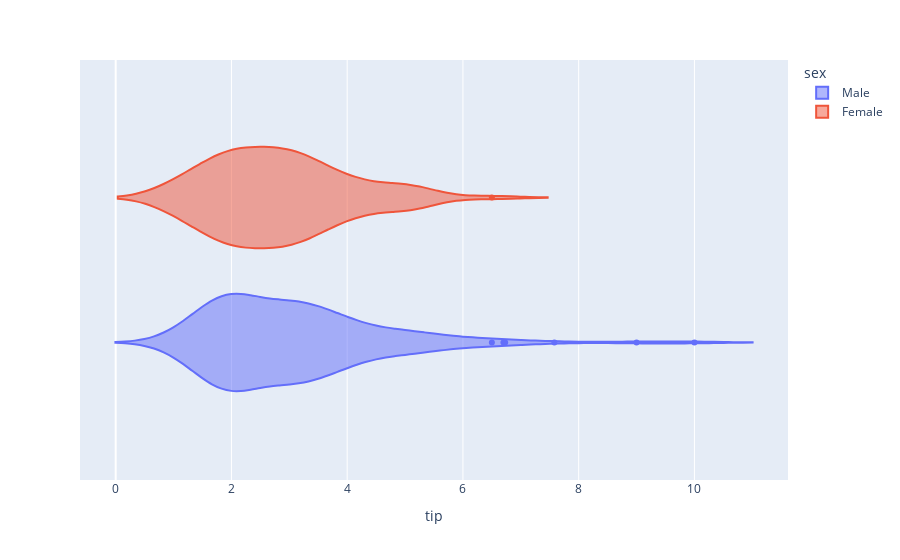

Notebook source saved alongside this figure:
### Code cell
px.violin(tips, 'tip', color = 'sex')

### Figure 1 — Plotly figure (JSON) as saved in the notebook; plotly's stock layout.template omitted (floating-point values rounded to 4 significant figures; data arrays with more than 128 entries replaced by an {"elided": "..."} marker saying what was removed)
{"data": [{"alignmentgroup": "True", "box": {"visible": false}, "hovertemplate": "sex=Male<br>tip=%{x}<extra></extra>", "legendgroup": "Male", "marker": {"color": "#636efa"}, "name": "Male", "offsetgroup": "Male", "orientation": "h", "scalegroup": "True", "showlegend": true, "type": "violin", "x": {"elided": "157 float values"}, "x0": " ", "xaxis": "x", "y0": " ", "yaxis": "y"}, {"alignmentgroup": "True", "box": {"visible": false}, "hovertemplate": "sex=Female<br>tip=%{x}<extra></extra>", "legendgroup": "Female", "marker": {"color": "#EF553B"}, "name": "Female", "offsetgroup": "Female", "orientation": "h", "scalegroup": "True", "showlegend": true, "type": "violin", "x": [2.5, 5, 4.67, 5, 5.17, 5.2, 3.09, 4.2, 2, 1.5, 5.14, 3.14, 5, 4, 6.5, 3.75, 2.92, 3.61, 5, 3.25, 2.88, 3.48, 2.45, 2.75, 2.83, 3.5, 1.36, 4.08, 3, 1.01, 3, 4.19, 3.25, 3.5, 3, 2, 2.3, 3, 2.47, 3.5, 2.5, 3.07, 3.5, 2.5, 2.23, 3.5, 3.23, 3, 2.2, 2, 3, 2, 3, 4.3, 3.02, 1.1, 1.68, 2, 2, 2.61, 2.5, 2.01, 1.8, 2.23, 2.75, 4, 2, 1.63, 2.52, 3.48, 1.5, 2, 1.5, 1.61, 2.5, 1.67, 2, 2, 1.83, 2, 2.6, 1.25, 1.5, 1, 4, 1, 1], "x0": " ", "xaxis": "x", "y0": " ", "yaxis": "y"}], "layout": {"legend": {"title": {"text": "sex"}, "tracegroupgap": 0}, "margin": {"t": 60}, "violinmode": "group", "xaxis": {"anchor": "y", "domain": [0, 1], "title": {"text": "tip"}}, "yaxis": {"anchor": "x", "domain": [0, 1]}}}
